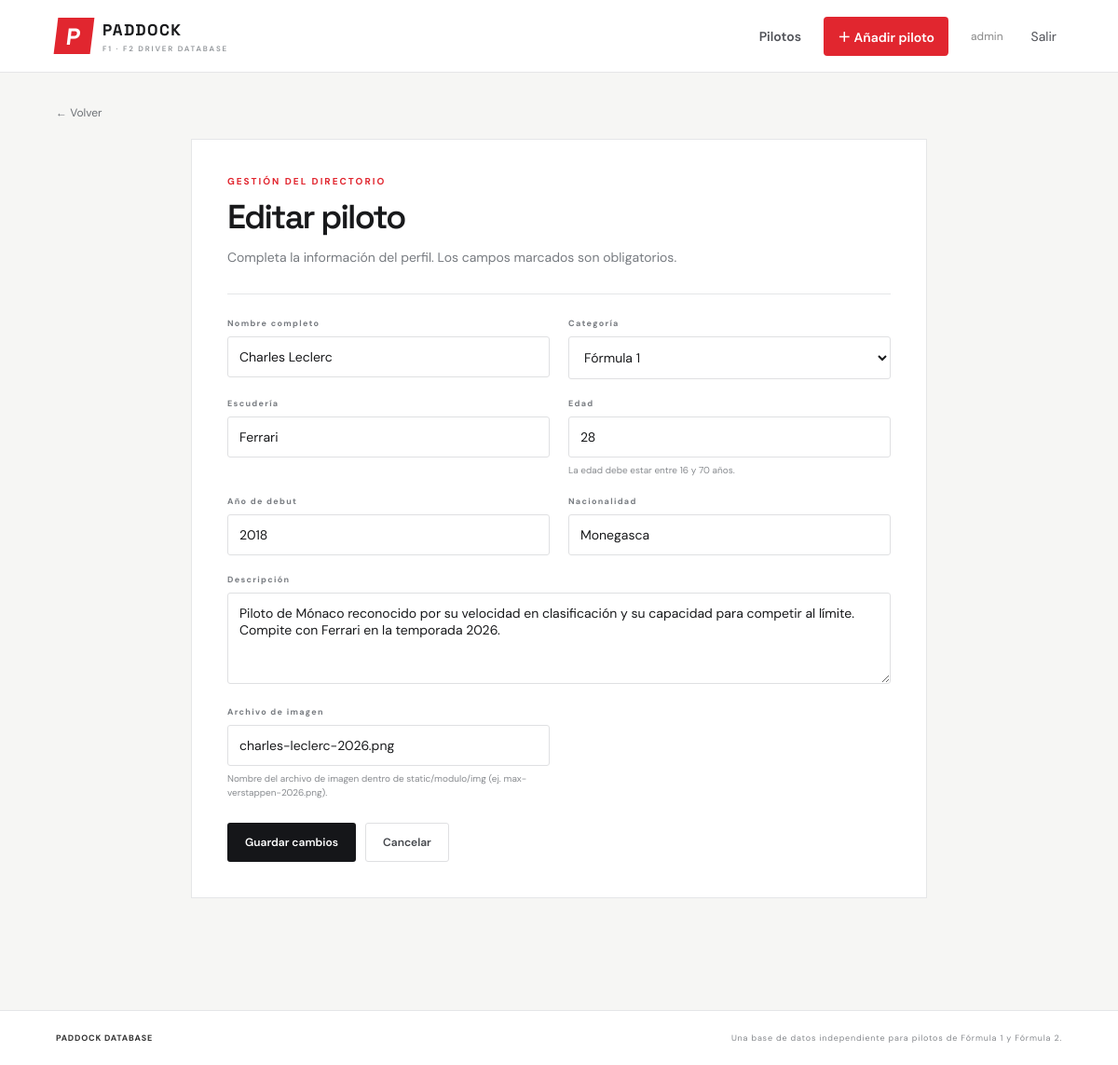
The page /pilotos/1/editar/ (signed in) on the database its author committed.
### modulo/models.py (models this page shows, shortened)
class Piloto(models.Model):
    CATEGORIAS = [
        ('F1', 'Fórmula 1'),
        ('F2', 'Fórmula 2'),
    ]
    usuario = models.ForeignKey(
        settings.AUTH_USER_MODEL,
        on_delete=models.CASCADE,
        related_name='pilotos',
        verbose_name='Usuario responsable',
    )
    nombre = models.CharField(
        max_length=100,
        verbose_name='Nombre completo',
    )
    categoria = models.CharField(
        max_length=2,
        choices=CATEGORIAS,
        verbose_name='Categoría',
    )
    escuderia = models.CharField(
        max_length=100,
        verbose_name='Escudería',
    )
    edad = models.PositiveSmallIntegerField(
        validators=[MinValueValidator(16), MaxValueValidator(70)],
        verbose_name='Edad',
        help_text='La edad debe estar entre 16 y 70 años.',
    )
    anio_debut = models.PositiveSmallIntegerField(
        validators=[MinValueValidator(1950), MaxValueValidator(2100)],
        verbose_name='Año de debut',
    )
    nacionalidad = models.CharField(
        max_length=60,
        verbose_name='Nacionalidad',
    )
    descripcion = models.TextField(
        verbose_name='Descripción',
    )
    imagen = models.CharField(
        max_length=120,
        blank=True,
        help_text=(
            'Nombre del archivo de imagen dentro de static/modulo/img '
            '(ej. max-verstappen-2026.png).'
        ),
        verbose_name='Archivo de imagen',
    )
    creado = models.DateTimeField(auto_now_add=True)
    class Meta:
        ordering = ['nombre']
        verbose_name = 'Piloto'
        verbose_name_plural = 'Pilotos'
        constraints = [
            models.CheckConstraint(
                condition=models.Q(edad__gte=16, edad__lte=70),
                name='piloto_edad_16_70',
            ),
            models.CheckConstraint(
                condition=models.Q(
                    anio_debut__gte=1950,
                    anio_debut__lte=2100,
                ),
                name='piloto_debut_valido',
            ),
        ]

### modulo/views.py (the view)
@login_required
def piloto_editar(request, pk):
    piloto = get_object_or_404(
        Piloto,
        pk=pk,
        usuario=request.user,
    )
    if request.method == 'POST':
        formulario = PilotoForm(request.POST, instance=piloto)
        if formulario.is_valid():
            formulario.save()
            messages.success(
                request,
                'Los cambios se guardaron correctamente.',
            )
            return redirect('piloto_detalle', pk=piloto.pk)
    else:
        formulario = PilotoForm(instance=piloto)
    return render(
        request,
        'modulo/piloto_formulario.html',
        {
            'formulario': formulario,
            'titulo': 'Editar piloto',
            'accion': 'Guardar cambios',
            'piloto': piloto,
        },
    )

### modulo/forms.py
class PilotoForm(forms.ModelForm):
    class Meta:
        model = Piloto
        fields = [
            'nombre',
            'categoria',
            'escuderia',
            'edad',
            'anio_debut',
            'nacionalidad',
            'descripcion',
            'imagen',
        ]
        widgets = {
            'nombre': forms.TextInput(
                attrs={'placeholder': 'Ej. Lando Norris'}
            ),
            'escuderia': forms.TextInput(
                attrs={'placeholder': 'Ej. McLaren'}
            ),
            'edad': forms.NumberInput(attrs={'min': 16, 'max': 70}),
            'anio_debut': forms.NumberInput(
                attrs={'min': 1950, 'max': 2100}
            ),
            'nacionalidad': forms.TextInput(
                attrs={'placeholder': 'Ej. Británica'}
            ),
            'descripcion': forms.Textarea(
                attrs={
                    'rows': 4,
                    'placeholder': 'Breve descripción del piloto...',
                }
            ),
            'imagen': forms.TextInput(
                attrs={'placeholder': 'max-verstappen-2026.png'}
            ),
        }

### modulo/templates/modulo/piloto_formulario.html (shortened to what this page needs)
{% extends 'modulo/base.html' %}
{% block content %}
    <a
        class="back-link"
        href="{% if piloto %}{% url 'piloto_detalle' piloto.pk %}{% else %}{% url 'piloto_lista' %}{% endif %}"
    >
        ← Volver
    </a>
    <section class="form-shell">
        <p class="eyebrow">GESTIÓN DEL DIRECTORIO</p>
        <h1>{{ titulo }}</h1>
        <p class="form-intro">
            Completa la información del perfil. Los campos marcados son obligatorios.
        </p>
        <form method="post" class="pilot-form">
            <div class="form-grid">
                {% for field in formulario %}
                    <div
                        class="form-field {% if field.name == 'descripcion' %}full-width{% endif %}"
                    >
                        <label for="{{ field.id_for_label }}">
                            {{ field.label }}
                        </label>
                        {{ field }}
                        {% if field.help_text %}
                            <small>{{ field.help_text }}</small>
                        {% endif %}
                    </div>
                {% endfor %}
            </div>
            <div class="action-row">
                <button class="button button-dark" type="submit">
                    {{ accion }}
                </button>
                <a
                    class="button button-light"
                    href="{% if piloto %}{% url 'piloto_detalle' piloto.pk %}{% else %}{% url 'piloto_lista' %}{% endif %}"
                >
                    Cancelar
                </a>
            </div>
        </form>
    </section>
{% endblock %}

### modulo/templates/modulo/base.html (shortened to what this page needs)
{% load static %}
<!doctype html>
<html lang="es">
<head>
    <link rel="stylesheet" href="{% static 'modulo/css/base.css' %}">
</head>
<body>
    <header class="topbar">
        <a class="brand" href="{% url 'piloto_lista' %}">
            <span class="brand-mark">P</span>
            <span>
                PADDOCK
                <small>F1 · F2 DRIVER DATABASE</small>
            </span>
        </a>
        <nav>
            {% if user.is_authenticated %}
                <a href="{% url 'piloto_lista' %}">Pilotos</a>
                <a class="nav-cta" href="{% url 'piloto_crear' %}">
                    ＋ Añadir piloto
                </a>
                <span class="user-label">{{ user.username }}</span>
                <form class="logout-form" action="{% url 'logout' %}" method="post">
                    <button class="nav-link" type="submit">Salir</button>
                </form>
            {% else %}
                <a href="{% url 'login' %}">Iniciar sesión</a>
            {% endif %}
        </nav>
    </header>
    <main class="container">
        {% block content %}{% endblock %}
    </main>
    <footer>
        <span>PADDOCK DATABASE</span>
        <span>
            Una base de datos independiente para pilotos de Fórmula 1 y Fórmula 2.
        </span>
    </footer>
</body>
</html>

### modulo/static/modulo/css/base.css (style rules this page uses)
:root { --ink:#18191b; --muted:#777b80; --line:#e5e6e8; --paper:#f6f6f4; --red:#e1262f; --dark:#151619; --white:#fff }
* { box-sizing:border-box }
body { margin:0; background:var(--paper); color:var(--ink); font-family:'DM Sans',sans-serif; font-size:14px }
.topbar { height:78px; background:#fff; border-bottom:1px solid var(--line); display:flex; align-items:center; justify-content:space-between; padding:0 max(calc((100% - 1200px)/2),5%); gap:25px }
.brand { display:flex; gap:11px; align-items:center; color:var(--ink); text-decoration:none; font:700 17px 'Space Grotesk',sans-serif; letter-spacing:1.4px }
.brand small { display:block; font:600 8px 'DM Sans',sans-serif; letter-spacing:1.8px; color:#92969a; margin-top:4px }
.brand-mark { display:grid; place-items:center; background:var(--red); color:#fff; font:700 25px 'Space Grotesk'; width:39px; height:39px; transform:skew(-7deg) }
.topbar nav { display:flex; align-items:center; gap:24px }
.topbar nav a,.nav-link { font-weight:600; text-decoration:none; color:#505258 }
.nav-cta { padding:11px 15px; background:var(--red); color:#fff!important; border-radius:4px }
.user-label { font-size:12px; color:#888 }
.logout-form { margin:0 }
.nav-link { border:0; background:none; font:inherit; cursor:pointer }
.container { max-width:1200px; margin:0 auto; padding:0 0 70px; min-height:calc(100vh - 150px) }
.eyebrow { font-size:10px; letter-spacing:2px; font-weight:700; color:var(--red); margin:0 0 13px }
.hero h1,.form-shell h1,.confirm-card h1,.login-card h1 { font:600 clamp(32px,4vw,48px)/1.08 'Space Grotesk',sans-serif; letter-spacing:-1.8px; margin:0 }
.filters label,.form-field label { display:block; font-size:9px; font-weight:700; letter-spacing:1.3px; color:#777b80; margin-bottom:8px }
.filters input,.filters select,.form-field input,.form-field select,.form-field textarea { font:inherit; width:100%; border:1px solid #dfe0e2; background:#fff; border-radius:3px; padding:12px; color:var(--ink); outline:none }
.button { display:inline-flex; justify-content:center; align-items:center; padding:12px 18px; border-radius:3px; border:1px solid transparent; text-decoration:none; font:600 12px 'DM Sans'; cursor:pointer; white-space:nowrap }
.button-dark { background:var(--dark); color:#fff }
.back-link { display:inline-block; margin:35px 0 20px; color:#6c7075; text-decoration:none; font-size:12px }
.action-row { display:flex; gap:10px; align-items:center; margin-top:25px }
.button-light { color:#45484d; background:#fff; border-color:#dfe0e2 }
.form-shell,.login-card { max-width:790px; margin:0 auto 50px; padding:38px; background:#fff; border:1px solid var(--line) }
.form-shell h1,.login-card h1 { font-size:36px }
.form-intro,.login-card>p:not(.eyebrow) { color:#777b80; line-height:1.6; margin:12px 0 28px }
.pilot-form { border-top:1px solid var(--line); padding-top:25px }
.form-grid { display:grid; grid-template-columns:1fr 1fr; gap:20px }
.form-field { min-width:0 }
.form-field.full-width { grid-column:1/-1 }
.form-field textarea { resize:vertical }
.form-field small { display:block; color:#888b8f; font-size:10px; margin-top:6px; line-height:1.5 }
footer { border-top:1px solid var(--line); background:#fff; display:flex; justify-content:space-between; gap:20px; padding:23px max(calc((100% - 1200px)/2),5%); font-size:9px; letter-spacing:.8px; color:#85888c }
footer span:first-child { font-weight:700; color:#333 }
@media (max-width:1250px) { .container { margin:0 5% } }
@media (max-width:1250px) { .topbar { padding:0 5% } }

### rows shown on the page
Piloto: formulario "Charles Leclerc" "Fórmula 1" "Ferrari" "28" "2018" "Monegasca" "Piloto de Mónaco reconocido por su velocidad en clasificación y su capacidad para competir al límite. Compite con Ferrari en la temporada 2026." "charles-leclerc-2026.png"

### other values the page prints
{{ user.username }} "admin"
{{ titulo }} "Editar piloto"
{{ field.label }} "Nombre completo" "Categoría" "Escudería" "Edad" "Año de debut" "Nacionalidad" "Descripción" "Archivo de imagen"
{{ field.help_text }} "La edad debe estar entre 16 y 70 años." "Nombre del archivo de imagen dentro de static/modulo/img (ej. max-verstappen-2026.png)."
{{ accion }} "Guardar cambios"
